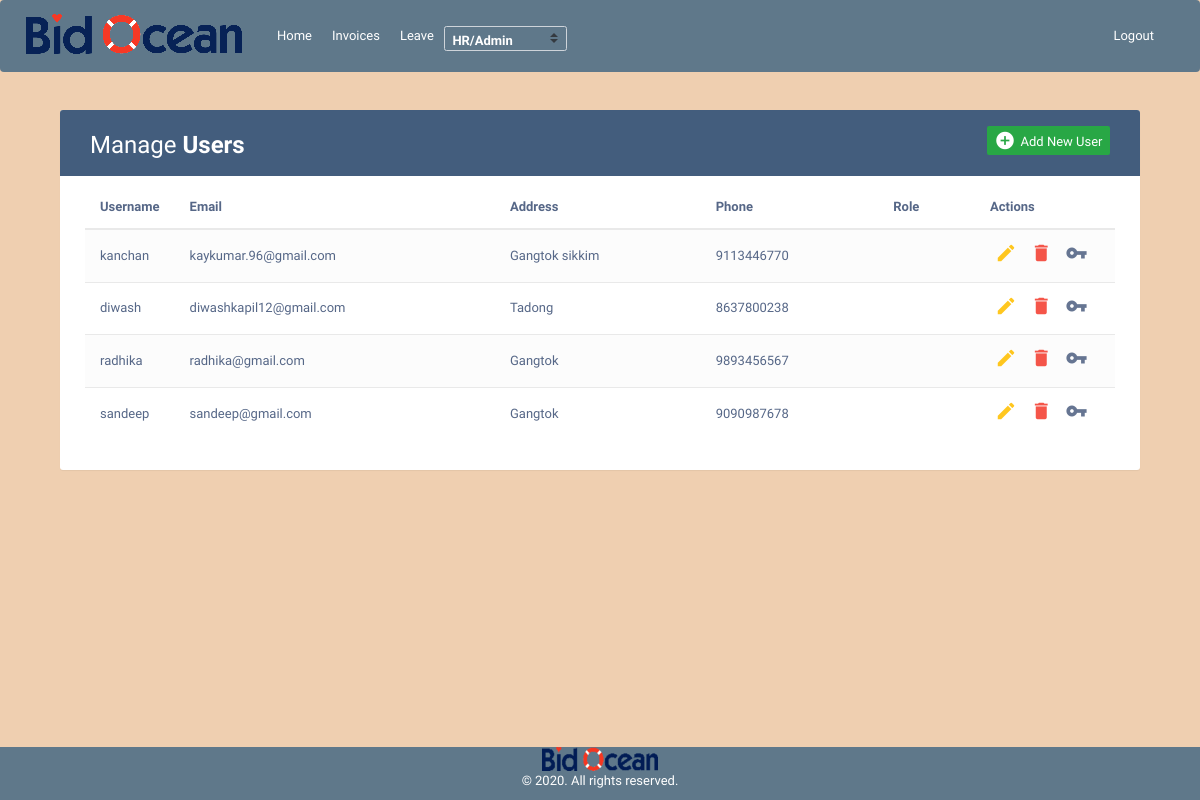
Page /manage_user/ (signed in) on the earlier database version.
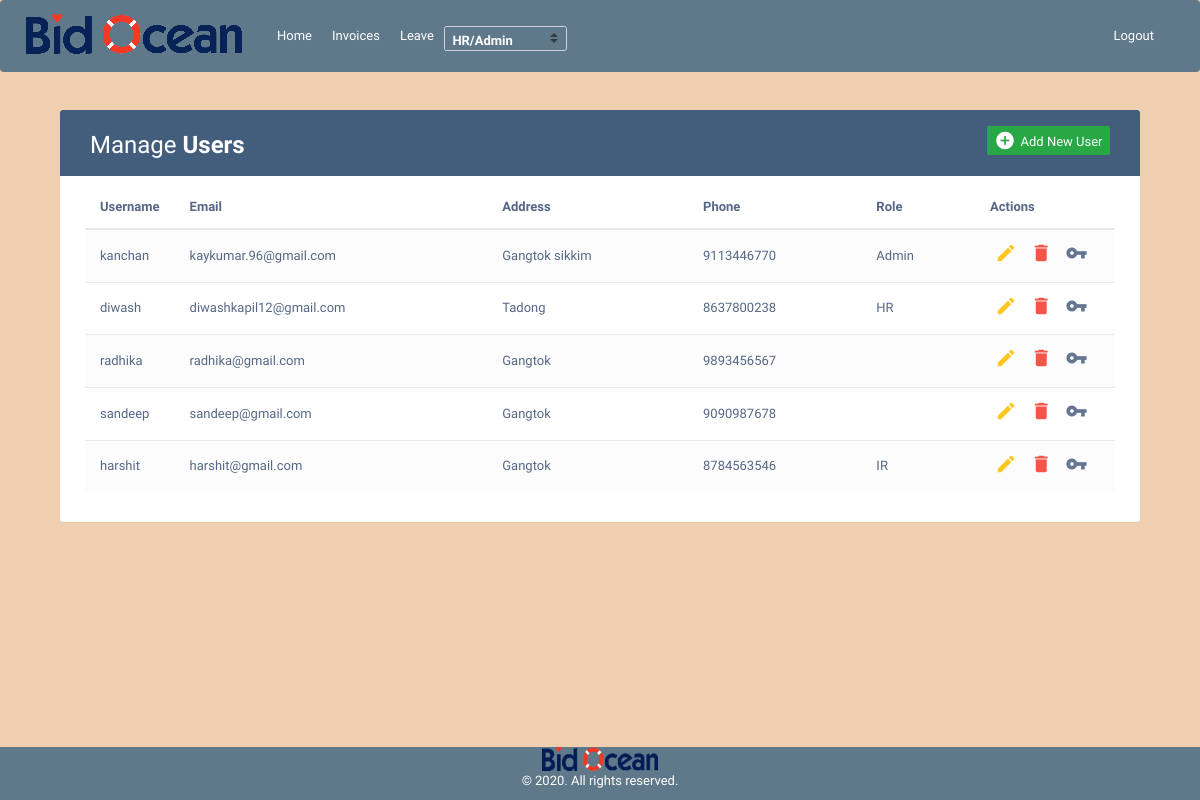
Same page on the later database version.
### manage_user/models.py (models this page shows, shortened)
class Userdetail(AbstractBaseUser, PermissionsMixin):
    username        = models.CharField(max_length = 30, unique=True,null=True)
    firstname       = models.CharField(max_length = 30,null=True)
    lastname        = models.CharField(max_length = 30,null=True,blank=True)
    password        = models.TextField()
    phone           = models.CharField(max_length=200,null=True)
    email           = models.CharField(max_length=200,null=True)
    address         = models.CharField(max_length=300,null=True)
    role            = models.ForeignKey('user_invoice.Role', on_delete=models.SET_NULL, null=True, blank=True)
    employee_id     = models.CharField(max_length=200, null=True)
    salary          = models.CharField(max_length=200, null=True)
    is_manager      = models.SmallIntegerField(default=0)
    report_to       = models.ForeignKey('user_invoice.Employee', on_delete=models.SET_NULL, null=True, blank=True)
    is_staff        = models.BooleanField(default=False)
    is_active       = models.BooleanField(default=True)
    USERNAME_FIELD  = 'username'
    REQUIRED_FIELDS = []
    objects         = CustomUserManager()

### user_invoice/models.py (models this page shows, shortened)
class Role(models.Model):
    id         = models.AutoField(primary_key=True)
    name       = models.CharField(max_length=300)
    created_at = models.DateTimeField(auto_now_add=True)
    status     = models.SmallIntegerField(default=1)

### manage_user/views.py (the view, shortened to what this page needs)
# urls.py: path("",views.ManageUser.as_view(),name="manage_user"),
class ManageUser(AdminOrHRPanelMixin,TemplateView):
    template_name = 'manage_user/user_list.html'
    def get(self, request):
        employee   = Employee.objects.get(auth_tbl=self.request.user)
        role       = employee.role.name.lower()
        roles_data = Role.objects.all()
        users      = Userdetail.objects.all()
        paginator        = Paginator(users,10)
        page             = request.GET.get('page')
        paginatedcontent = paginator.get_page(page)
        context = {
            'role'       : role,
            'users'      : paginatedcontent,
            'roles_data' : roles_data
        }
        return render(request, self.template_name, context)

### user_invoice/mixin.py (called while the page is built)
    def test_func(self):
        user     = self.request.user
        employee = Employee.objects.get(auth_tbl=user)
        return employee.role.name.lower() == 'admin' or employee.role.name.lower() == 'hr'

### manage_user/templates/manage_user/user_list.html (shortened to what this page needs)
{% extends "user_invoice/base.html" %}
{% load crispy_forms_tags %}
{% block content %}
<!DOCTYPE html>
<html lang="en">
<head>
<link rel="stylesheet" href="https://maxcdn.bootstrapcdn.com/font-awesome/4.7.0/css/font-awesome.min.css">
<link rel="stylesheet" href="https://maxcdn.bootstrapcdn.com/bootstrap/3.3.7/css/bootstrap.min.css">
<link rel="stylesheet" href="https://maxcdn.bootstrapcdn.com/bootstrap/4.0.0/css/bootstrap.min.css">
  <body style="background-color:#EFCFB0;">
    <div class="container" style="margin-top: 80px;">
        <div class="table-wrapper">
            <div class="table-title">
                <div class="row">
                    <div class="col-sm-6">
						<h2>Manage <b>Users</b></h2>
					</div>
					<div class="col-sm-6">
						<a href="#addEmployeeModal" class="btn btn-success" data-toggle="modal"><i class="material-icons">&#xE147;</i> <span>Add New User</span></a>
					</div>
                </div>
            </div>
            <table class="table table-striped table-hover">
                <thead>
                    <tr>
                        <th>Username</th>
                        <th>Email</th>
						<th>Address</th>
                        <th>Phone</th>
                        <th>Role</th>
                        <th style="width: 140px">Actions</th>
                    </tr>
                </thead>
                <tbody>
                	{% for user in users%}
                    <tr>
                        <td>{{user.username}}</td>
                        <td>{{user.email}}</td>
						<td>{{user.address}}</td>
                        <td>{{user.phone}}</td>
                        <td>{{user.role.name}}</td>
                        <td>
                            <a href="#editEmployeeModal" alt="{{user.pk}}" class="edit" data-toggle="modal"><i class="material-icons" data-toggle="tooltip" title="Edit">&#xE254;</i></a>
                            <a href="#deleteEmployeeModal" alt="{{user.pk}}" class="delete" data-toggle="modal"><i class="material-icons" data-toggle="tooltip" title="Delete">&#xE872;</i></a>
                            <a href="#changePasswordModal" alt="{{user.pk}}" class="reset_password" data-toggle="modal"><i class="material-icons" data-toggle="tooltip" title="Reset Password">vpn_key</i></a>
                        </td>
                    </tr>
                    {% endfor %}
                </tbody>
            </table>
        </div>
    </div>
</body>
</html>
{% endblock content %}

Differences in the rows shown:
changed Userdetail "kanchan": role.name (not shown) → "Admin"
changed Userdetail "diwash": role.name (not shown) → "HR"
added Userdetail: username "harshit", email "harshit@gmail.com", address "Gangtok", phone "8784563546", role.name "IR"
